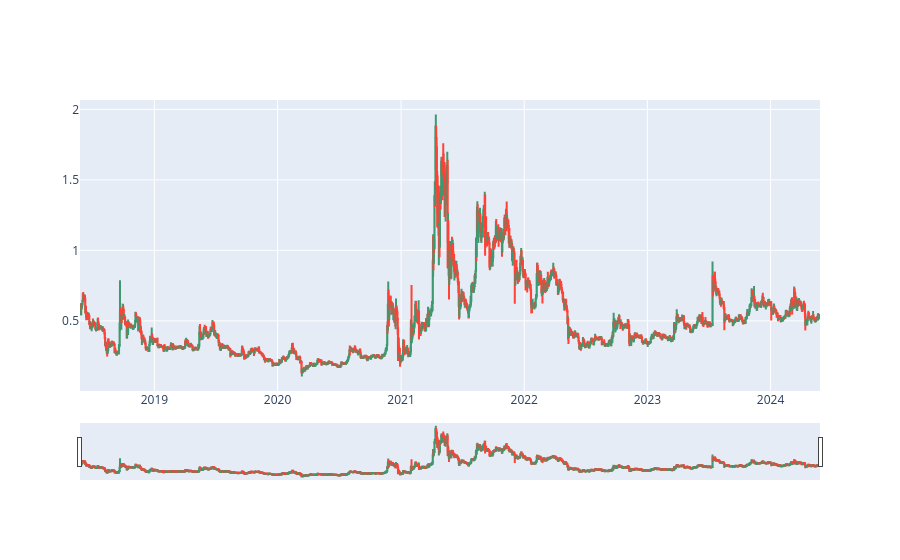

The notebook cell saved with this chart:
### Code cell
# prompt: candle stick plot

fig = go.Figure(data=[go.Candlestick(x=df['Date'],
                open=df['Open'],
                high=df['High'],
                low=df['Low'],
                close=df['Close'])])

fig.show()

### Figure 1 — Plotly figure (JSON) as saved in the notebook; plotly's stock layout.template omitted (floating-point values rounded to 4 significant figures; data arrays with more than 128 entries replaced by an {"elided": "..."} marker saying what was removed)
{"data": [{"close": {"elided": "2192 float values"}, "high": {"elided": "2192 float values"}, "low": {"elided": "2192 float values"}, "open": {"elided": "2192 float values"}, "x": {"elided": "2192 str values"}, "type": "candlestick"}], "layout": {}}
